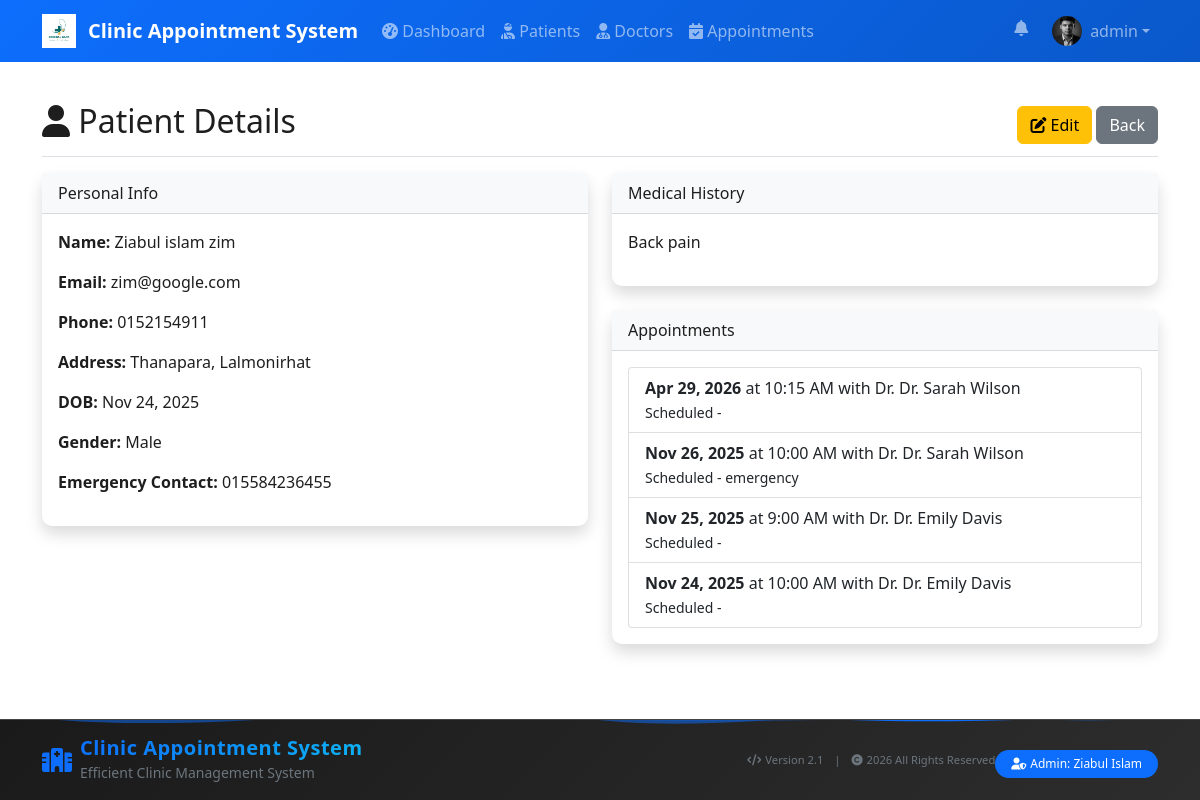
The page /pages/view_patient.php?id=4 (signed in) on the database its author committed.
### tables this page shows
CREATE TABLE `users` (
  `user_id` int(11) NOT NULL,
  `username` varchar(50) NOT NULL,
  `password` varchar(255) NOT NULL,
  `email` varchar(100) DEFAULT NULL,
  `first_name` varchar(50) DEFAULT NULL,
  `last_name` varchar(50) DEFAULT NULL,
  `profile_picture` varchar(255) DEFAULT NULL,
  `role` enum('admin','receptionist','doctor','patient') DEFAULT 'receptionist',
  `doctor_id` int(11) DEFAULT NULL,
  `created_at` timestamp NOT NULL DEFAULT current_timestamp()
);

CREATE TABLE `patients` (
  `patient_id` int(11) NOT NULL,
  `first_name` varchar(50) NOT NULL,
  `last_name` varchar(50) NOT NULL,
  `email` varchar(100) DEFAULT NULL,
  `phone` varchar(15) DEFAULT NULL,
  `address` text DEFAULT NULL,
  `date_of_birth` date DEFAULT NULL,
  `gender` enum('Male','Female','Other') DEFAULT NULL,
  `emergency_contact` varchar(15) DEFAULT NULL,
  `allergies` text DEFAULT NULL,
  `medical_history` text DEFAULT NULL,
  `created_at` timestamp NOT NULL DEFAULT current_timestamp(),
  `updated_at` timestamp NOT NULL DEFAULT current_timestamp() ON UPDATE current_timestamp()
);

CREATE TABLE `appointments` (
  `appointment_id` int(11) NOT NULL,
  `patient_id` int(11) DEFAULT NULL,
  `doctor_id` int(11) DEFAULT NULL,
  `appointment_date` date NOT NULL,
  `appointment_time` time NOT NULL,
  `appointment_serial` int(11) DEFAULT NULL,
  `status` enum('scheduled','completed','cancelled','no-show') DEFAULT 'scheduled',
  `payment_status` enum('pending','paid','partial','refunded') DEFAULT 'pending',
  `payment_method` varchar(50) DEFAULT NULL,
  `amount_paid` decimal(10,2) DEFAULT 0.00,
  `payment_notes` text DEFAULT NULL,
  `payment_date` datetime DEFAULT NULL,
  `consultation_fee` decimal(10,2) DEFAULT 0.00,
  `urgency_level` enum('low','normal','high','emergency') DEFAULT 'normal',
  `estimated_duration` int(11) DEFAULT 30,
  `diagnosis` text DEFAULT NULL,
  `prescription` text DEFAULT NULL,
  `is_admitted` tinyint(1) DEFAULT 0,
  `admission_notes` text DEFAULT NULL,
  `admission_date` datetime DEFAULT NULL,
  `notes` text DEFAULT NULL,
  `consultation_type` enum('general','follow-up','emergency','routine') DEFAULT 'general',
  `symptoms` text DEFAULT NULL,
  `created_at` timestamp NOT NULL DEFAULT current_timestamp(),
  `updated_at` timestamp NOT NULL DEFAULT current_timestamp() ON UPDATE current_timestamp()
);

CREATE TABLE `doctors` (
  `doctor_id` int(11) NOT NULL,
  `first_name` varchar(50) NOT NULL,
  `last_name` varchar(50) NOT NULL,
  `specialization` varchar(100) DEFAULT NULL,
  `email` varchar(100) DEFAULT NULL,
  `phone` varchar(15) DEFAULT NULL,
  `license_number` varchar(50) DEFAULT NULL,
  `available_days` set('Monday','Tuesday','Wednesday','Thursday','Friday','Saturday','Sunday') DEFAULT NULL,
  `consultation_fee` decimal(8,2) DEFAULT NULL,
  `available_time_start` time DEFAULT NULL,
  `available_time_end` time DEFAULT NULL,
  `profile_picture` varchar(255) DEFAULT NULL,
  `created_at` timestamp NOT NULL DEFAULT current_timestamp()
);

### config/config.php (called while the page is built, shortened)
<?php
if (file_exists(__DIR__ . '/../includes/functions.php')) {
    require_once __DIR__ . '/../includes/functions.php';
}
function sanitizeInput($data) {
    $data = trim($data);
    $data = stripslashes($data);
    $data = htmlspecialchars($data);
    return $data;
}
function isLoggedIn() {
    return isset($_SESSION['user_id']);
}
?>

### includes/functions.php (called while the page is built, shortened)
<?php
function pageFadeIn() {
    return 'fade-in';
}
?>

### pages/view_patient.php (the view, shortened to what this page needs)
<?php
require_once '../includes/header.php';
$patient_id = sanitizeInput($_GET['id']);
try {
    $query = "SELECT * FROM patients WHERE patient_id = :patient_id";
    $stmt = $db->prepare($query);
    $stmt->bindParam(':patient_id', $patient_id);
    $stmt->execute();
    $patient = $stmt->fetch(PDO::FETCH_ASSOC);
    $appt_query = "SELECT a.*, d.first_name as doctor_first, d.last_name as doctor_last FROM appointments a
                   LEFT JOIN doctors d ON a.doctor_id = d.doctor_id
                   WHERE a.patient_id = :patient_id ORDER BY a.appointment_date DESC, a.appointment_time DESC";
    $appt_stmt = $db->prepare($appt_query);
    $appt_stmt->bindParam(':patient_id', $patient_id);
    $appt_stmt->execute();
    $appointments = $appt_stmt->fetchAll(PDO::FETCH_ASSOC);
} catch (PDOException $e) {
    logAction('VIEW_PATIENT_ERROR', $e->getMessage());
    $_SESSION['error'] = "Failed to load patient data.";
    redirect('patients.php');
}
?>
<div class="d-flex justify-content-between align-items-center pt-3 pb-2 mb-3 border-bottom">
    <h1 class="h2"><i class="fas fa-user"></i> Patient Details</h1>
    <div>
        <a href="edit_patient.php?id=<?php echo $patient['patient_id']; ?>" class="btn btn-warning"><i class="fas fa-edit"></i> Edit</a>
        <a href="patients.php" class="btn btn-secondary">Back</a>
    </div>
</div>
<div class="row">
    <div class="col-md-6">
        <div class="card shadow mb-4">
            <div class="card-header bg-light">Personal Info</div>
            <div class="card-body">
                <p><strong>Name:</strong> <?php echo htmlspecialchars($patient['first_name'] . ' ' . $patient['last_name']); ?></p>
                <p><strong>Email:</strong> <?php echo htmlspecialchars($patient['email']); ?></p>
                <p><strong>Phone:</strong> <?php echo htmlspecialchars($patient['phone']); ?></p>
                <p><strong>Address:</strong> <?php echo nl2br(htmlspecialchars($patient['address'])); ?></p>
                <p><strong>DOB:</strong> <?php echo $patient['date_of_birth'] ? date('M j, Y', strtotime($patient['date_of_birth'])) : '-'; ?></p>
                <p><strong>Gender:</strong> <?php echo htmlspecialchars($patient['gender']); ?></p>
                <p><strong>Emergency Contact:</strong> <?php echo htmlspecialchars($patient['emergency_contact']); ?></p>
            </div>
        </div>
    </div>
    <div class="col-md-6">
        <div class="card shadow mb-4">
            <div class="card-header bg-light">Medical History</div>
            <div class="card-body">
                <p><?php echo nl2br(htmlspecialchars($patient['medical_history'])); ?></p>
            </div>
        </div>
        <div class="card shadow">
            <div class="card-header bg-light">Appointments</div>
            <div class="card-body">
                <?php if (empty($appointments)): ?>
                    <p class="text-muted">No appointments found for this patient.</p>
                <?php else: ?>
                    <ul class="list-group">
                        <?php foreach ($appointments as $a): ?>
                            <li class="list-group-item">
                                <strong><?php echo date('M j, Y', strtotime($a['appointment_date'])); ?></strong>
                                at <?php echo date('g:i A', strtotime($a['appointment_time'])); ?> with Dr. <?php echo htmlspecialchars($a['doctor_first'] . ' ' . $a['doctor_last']); ?>
                                <div><small><?php echo htmlspecialchars(ucfirst($a['status'])); ?> - <?php echo htmlspecialchars($a['consultation_type']); ?></small></div>
                            </li>
                        <?php endforeach; ?>
                    </ul>
                <?php endif; ?>
            </div>
        </div>
    </div>
</div>
<?php require_once '../includes/footer.php'; ?>

### includes/header.php (shortened to what this page needs)
<?php
require_once __DIR__ . '/../config/config.php';
?>
<!DOCTYPE html>
<html lang="en">
<head>
    <link href="https://cdn.jsdelivr.net/npm/bootstrap@5.1.3/dist/css/bootstrap.min.css" rel="stylesheet">
    <link rel="stylesheet" href="https://cdnjs.cloudflare.com/ajax/libs/font-awesome/6.0.0/css/all.min.css">
    <link href="../assets/css/style.css" rel="stylesheet">
</head>
<body class="has-fixed-navbar">
    <nav class="navbar navbar-expand-lg navbar-dark navbar-transparent">
        <div class="container">
            <a class="navbar-brand d-flex align-items-center" href="../index.php">
                <?php
                $logoRelPath = '../assets/images/logo_white.png';
                $logoAbsPath = __DIR__ . '/../assets/images/logo_white.png';
                if (file_exists($logoAbsPath)):
                ?>
                    <img src="<?php echo $logoRelPath; ?>" alt="<?php echo SITE_NAME; ?>" style="height:34px;object-fit:contain;margin-right:8px;">
                <?php else: ?>
                    <i class="fas fa-hospital-alt me-2"></i>
                <?php endif; ?>
                <span class="ms-1"><?php echo SITE_NAME; ?></span>
            </a>
            <div class="collapse navbar-collapse" id="navbarNav">
                <?php if (isLoggedIn()): ?>
                <ul class="navbar-nav me-auto">
                    <li class="nav-item">
                        <a class="nav-link" href="../pages/dashboard.php"><i class="fas fa-tachometer-alt"></i> Dashboard</a>
                    </li>
                    <?php $role = strtolower($_SESSION['role'] ?? ''); ?>
                    <?php if ($role === 'doctor'): ?>
                        <li class="nav-item">
                            <a class="nav-link" href="../pages/prescriptions.php"><i class="fas fa-file-prescription"></i> Prescriptions</a>
                        </li>
                    <?php else: ?>
                        <li class="nav-item">
                            <a class="nav-link" href="../pages/patients.php"><i class="fas fa-user-injured"></i> Patients</a>
                        </li>
                        <li class="nav-item">
                            <a class="nav-link" href="../pages/doctors.php"><i class="fas fa-user-md"></i> Doctors</a>
                        </li>
                        <li class="nav-item">
                            <a class="nav-link" href="../pages/appointments.php"><i class="fas fa-calendar-check"></i> Appointments</a>
                        </li>
                    <?php endif; ?>
                </ul>
                <?php endif; ?>
                <ul class="navbar-nav">
                    <?php if (isLoggedIn()):
                        $avatarUrl = '../assets/images/default_avatar.png';
                        if (defined('DB_OK') && DB_OK && isset($db) && $db instanceof PDO) {
                            try {
                                $uqq = $db->prepare('SELECT profile_picture, first_name, last_name FROM users WHERE user_id = :id LIMIT 1');
                                $uqq->bindParam(':id',
                                    $_SESSION['user_id']);
                                $uqq->execute();
                                $urow = $uqq->fetch(PDO::FETCH_ASSOC);
                                if (!empty($urow['profile_picture']) && file_exists(__DIR__ . '/../uploads/users/' . $urow['profile_picture'])) {
                                    $avatarUrl = '../uploads/users/' . $urow['profile_picture'];
                                }
                            } catch (Throwable $e) { $profileFullName = $_SESSION['username']; }
                        }
                    ?>
                        <li class="nav-item dropdown position-relative me-2">
                            <a class="nav-link position-relative" href="#" id="notificationBell" role="button" data-bs-toggle="dropdown" aria-expanded="false">
                                <i class="fas fa-bell"></i>
                            </a>
                        </li>
                        <li class="nav-item dropdown">
                            <a class="nav-link dropdown-toggle d-flex align-items-center" href="#" id="userMenu" role="button" data-bs-toggle="dropdown" aria-expanded="false">
                                <img src="<?php echo $avatarUrl; ?>" alt="avatar" style="width:30px;height:30px;object-fit:cover;border-radius:50%;margin-right:8px;">
                                <span class="d-none d-md-inline"><?php echo htmlspecialchars($_SESSION['username']); ?></span>
                            </a>
                        </li>
                    <?php endif; ?>
                </ul>
            </div>
        </div>
    </nav>
    <div class="container mt-4 <?php echo function_exists('pageFadeIn') ? pageFadeIn() : ''; ?>">

### assets/css/style.css (style rules this page uses)
:root { --primary-color: #0d6efd; --secondary-color: #6c757d; --success-color: #198754; --danger-color: #dc3545; --warning-color: #ffc107; --info-color: #0dcaf0; --bg: #ffffff; --panel-bg: #ffffff; --text-color: #1e1e1e; --muted-color: #6c757d; --navbar-rgba: 10,25,41; }
html, body { width: 100%; height: 100%; overflow-y: auto; pointer-events: auto; }
body { font-family: 'Segoe UI', Tahoma, Geneva, Verdana, sans-serif; background-color: var(--bg); color: var(--text-color); }
.card { border: none; border-radius: 10px; background: var(--panel-bg); box-shadow: 0 0.15rem 1.75rem 0 rgba(58, 59, 69, 0.08); transition: all 0.3s; }
.navbar-brand { font-weight: 600; }
.btn { border-radius: 6px; font-weight: 500; }
.navbar-dark { background: linear-gradient(135deg, var(--primary-color) 0%, #0a58ca 100%); }

### includes/footer.php (style rules this page uses)
.fade-in { animation: fadeIn 1.5s ease-out; }
html, body { height: 100%; }
body { display: flex; flex-direction: column; min-height: 100vh; }
.container { flex: 1; }

### rows shown on the page
users: profile_picture (picture)
patients: first_name+last_name "Ziabul islam zim", email "zim@google.com", phone "0152154911", address "Thanapara, Lalmonirhat", date_of_birth "Nov 24, 2025", gender "Male", emergency_contact "015584236455", medical_history "Back pain"
appointments: appointment_date "Apr 29, 2026", appointment_time "10:15 AM", doctor.last_name "Dr. Sarah Wilson", status "Scheduled"
appointments: appointment_date "Nov 26, 2025", appointment_time "10:00 AM", doctor.last_name "Dr. Sarah Wilson", status "Scheduled", consultation_type "emergency"
appointments: appointment_date "Nov 25, 2025", appointment_time "9:00 AM", doctor.last_name "Dr. Emily Davis", status "Scheduled"
appointments: appointment_date "Nov 24, 2025", appointment_time "10:00 AM", doctor.last_name "Dr. Emily Davis", status "Scheduled"

### other values the page prints
SITE_NAME "Clinic Appointment System"
$_SESSION['username'] "admin"
